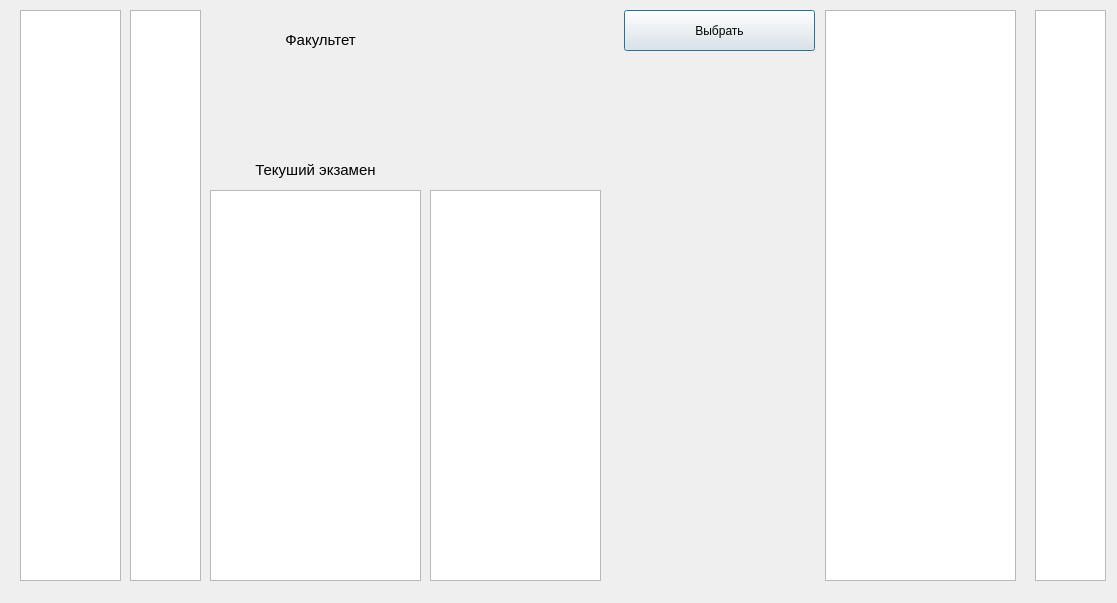
<?xml version="1.0" encoding="UTF-8"?>
<ui version="4.0">
 <class>maininfo</class>
 <widget class="QDialog" name="maininfo">
  <property name="geometry">
   <rect>
    <x>0</x>
    <y>0</y>
    <width>1117</width>
    <height>603</height>
   </rect>
  </property>
  <property name="windowTitle">
   <string>Dialog</string>
  </property>
  <widget class="QListWidget" name="list_faculties">
   <property name="geometry">
    <rect>
     <x>20</x>
     <y>10</y>
     <width>101</width>
     <height>571</height>
    </rect>
   </property>
  </widget>
  <widget class="QListWidget" name="listGroups">
   <property name="geometry">
    <rect>
     <x>1035</x>
     <y>10</y>
     <width>71</width>
     <height>571</height>
    </rect>
   </property>
  </widget>
  <widget class="QListWidget" name="listAccounts">
   <property name="geometry">
    <rect>
     <x>825</x>
     <y>10</y>
     <width>191</width>
     <height>571</height>
    </rect>
   </property>
  </widget>
  <widget class="QPushButton" name="pushButton">
   <property name="geometry">
    <rect>
     <x>624</x>
     <y>10</y>
     <width>191</width>
     <height>41</height>
    </rect>
   </property>
   <property name="text">
    <string>Выбрать</string>
   </property>
  </widget>
  <widget class="QLabel" name="label">
   <property name="geometry">
    <rect>
     <x>250</x>
     <y>20</y>
     <width>141</width>
     <height>41</height>
    </rect>
   </property>
   <property name="text">
    <string>&lt;html&gt;&lt;head/&gt;&lt;body&gt;&lt;p align=&quot;center&quot;&gt;&lt;span style=&quot; font-size:11pt;&quot;&gt;Факультет&lt;/span&gt;&lt;/p&gt;&lt;/body&gt;&lt;/html&gt;</string>
   </property>
  </widget>
  <widget class="QLabel" name="name_group">
   <property name="geometry">
    <rect>
     <x>450</x>
     <y>20</y>
     <width>121</width>
     <height>51</height>
    </rect>
   </property>
   <property name="text">
    <string>&lt;html&gt;&lt;head/&gt;&lt;body&gt;&lt;p align=&quot;center&quot;&gt;&lt;br/&gt;&lt;/p&gt;&lt;/body&gt;&lt;/html&gt;</string>
   </property>
  </widget>
  <widget class="QLabel" name="label_2">
   <property name="geometry">
    <rect>
     <x>210</x>
     <y>150</y>
     <width>211</width>
     <height>41</height>
    </rect>
   </property>
   <property name="text">
    <string>&lt;html&gt;&lt;head/&gt;&lt;body&gt;&lt;p align=&quot;center&quot;&gt;&lt;span style=&quot; font-size:11pt;&quot;&gt;Текуший экзамен&lt;/span&gt;&lt;/p&gt;&lt;/body&gt;&lt;/html&gt;</string>
   </property>
  </widget>
  <widget class="QTextBrowser" name="textBrowser_currentEvent">
   <property name="geometry">
    <rect>
     <x>210</x>
     <y>190</y>
     <width>211</width>
     <height>391</height>
    </rect>
   </property>
  </widget>
  <widget class="QLabel" name="number">
   <property name="geometry">
    <rect>
     <x>450</x>
     <y>100</y>
     <width>121</width>
     <height>21</height>
    </rect>
   </property>
   <property name="text">
    <string>&lt;html&gt;&lt;head/&gt;&lt;body&gt;&lt;p align=&quot;center&quot;&gt;&lt;br/&gt;&lt;/p&gt;&lt;/body&gt;&lt;/html&gt;</string>
   </property>
  </widget>
  <widget class="QLabel" name="group_score">
   <property name="geometry">
    <rect>
     <x>450</x>
     <y>150</y>
     <width>121</width>
     <height>31</height>
    </rect>
   </property>
   <property name="text">
    <string>&lt;html&gt;&lt;head/&gt;&lt;body&gt;&lt;p align=&quot;center&quot;&gt;&lt;br/&gt;&lt;/p&gt;&lt;/body&gt;&lt;/html&gt;</string>
   </property>
  </widget>
  <widget class="QTextBrowser" name="textBrowser">
   <property name="geometry">
    <rect>
     <x>430</x>
     <y>190</y>
     <width>171</width>
     <height>391</height>
    </rect>
   </property>
  </widget>
  <widget class="QLabel" name="name_student">
   <property name="geometry">
    <rect>
     <x>640</x>
     <y>80</y>
     <width>141</width>
     <height>31</height>
    </rect>
   </property>
   <property name="text">
    <string>&lt;html&gt;&lt;head/&gt;&lt;body&gt;&lt;p align=&quot;center&quot;&gt;&lt;br/&gt;&lt;/p&gt;&lt;/body&gt;&lt;/html&gt;</string>
   </property>
  </widget>
  <widget class="QLabel" name="score_student">
   <property name="geometry">
    <rect>
     <x>640</x>
     <y>130</y>
     <width>131</width>
     <height>41</height>
    </rect>
   </property>
   <property name="text">
    <string/>
   </property>
  </widget>
  <widget class="QListWidget" name="list_courses">
   <property name="geometry">
    <rect>
     <x>130</x>
     <y>10</y>
     <width>71</width>
     <height>571</height>
    </rect>
   </property>
  </widget>
 </widget>
 <resources/>
 <connections/>
</ui>
